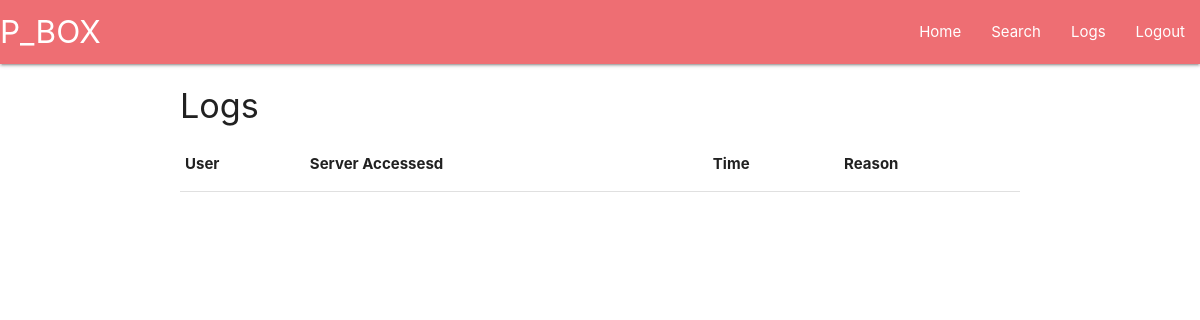
Page /logs/ (signed in) on the earlier database version.
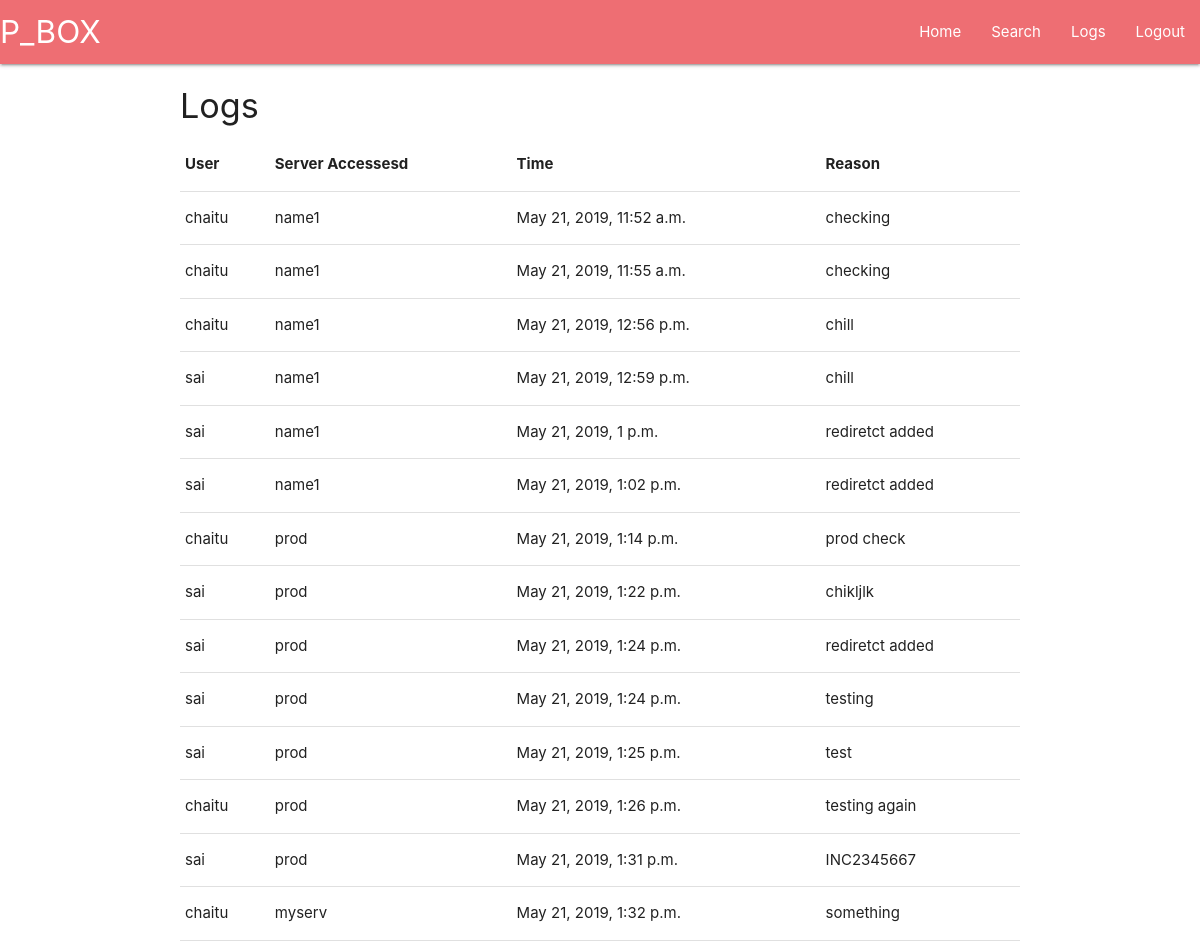
Same page on the later database version.
### main/models.py (models this page shows)
class Logs(models.Model):
    serv_name = models.CharField(max_length=50)
    user_accessed = models.CharField(max_length=50)
    time_of_access = models.DateTimeField(default=timezone.now)
    reason = models.CharField(max_length=50)
    class Meta:
        verbose_name_plural ='ServerDetails'

### main/views.py (the view)
# urls.py: path('logs/', views.view_logs,name="logs"),
@login_required
def view_logs(request):
    logs = Logs.objects.all()
    return render(request, "main/logs.html", {'logs': logs})

### main/templates/main/logs.html
{% extends "main/header.html" %}
{% block content %}
<span class="flow-text"> <h4 > Logs</h4> </span>
    <table class="highlight">
        <thead>
          <tr>
              <th>User</th>
              <th>Server Accessesd</th>
              <th>Time</th>
              <th>Reason</th>
          </tr>
        </thead>
        <tbody>
        {% for log in logs  %}
          <tr>
              <td> {{log.user_accessed}} </td>
              <td>{{log.serv_name}}</td>
              <td>{{log.time_of_access}}</td>
              <td>{{log.reason}}</td>
          </tr>
        {% endfor %}
        </tbody>
    </table>
{% endblock %}

### main/templates/main/header.html (shortened to what this page needs)
<!DOCTYPE html>
<html lang="en">
<head>
    <link rel="stylesheet" href="https://cdnjs.cloudflare.com/ajax/libs/materialize/1.0.0/css/materialize.min.css">
</head>
<body>
{% include "main/includes/navbar.html" %}
    <div class="container">
        {% block content %}
        {% endblock %}
    </div>
</body>
</html>

### main/templates/main/includes/navbar.html
<nav>
    <div class="nav-wrapper">
      <a href="/" class="brand-logo" >  P_BOX </a>
      <ul id="nav-mobile" class="right hide-on-med-and-down">
            {% if user.is_superuser %}
                <li><a href="/">Home</a></li>
                <li><a href="{% url 'main:user_home'%}">Search</a></li>
            {% else %}
                <li><a href="/">Home</a></li>
            {% endif %}
            {% if user.is_superuser %}
                <li><a href="/logs">Logs</a></li>
            {% endif %}
            {% if user.is_authenticated %}
                <li><a href="/logout">Logout</a></li>
            {% else %}
                <li><a href="/login">Login </a></li>
            {% endif %}
      </ul>
    </div>
 </nav>

Differences in the rows shown:
added Logs: user_accessed "chaitu", serv_name "name1", time_of_access "May 21, 2019, 11:52 a.m.", reason "checking"
added Logs: user_accessed "chaitu", serv_name "name1", time_of_access "May 21, 2019, 11:55 a.m.", reason "checking"
added Logs: user_accessed "chaitu", serv_name "name1", time_of_access "May 21, 2019, 12:56 p.m.", reason "chill"
added Logs: user_accessed "sai", serv_name "name1", time_of_access "May 21, 2019, 12:59 p.m.", reason "chill"
added Logs: user_accessed "sai", serv_name "name1", time_of_access "May 21, 2019, 1 p.m.", reason "rediretct added"
added Logs: user_accessed "sai", serv_name "name1", time_of_access "May 21, 2019, 1:02 p.m.", reason "rediretct added"
added Logs: user_accessed "chaitu", serv_name "prod", time_of_access "May 21, 2019, 1:14 p.m.", reason "prod check"
added Logs: user_accessed "sai", serv_name "prod", time_of_access "May 21, 2019, 1:22 p.m.", reason "chikljlk"
added Logs: user_accessed "sai", serv_name "prod", time_of_access "May 21, 2019, 1:24 p.m.", reason "rediretct added"
added Logs: user_accessed "sai", serv_name "prod", time_of_access "May 21, 2019, 1:24 p.m.", reason "testing"
added Logs: user_accessed "sai", serv_name "prod", time_of_access "May 21, 2019, 1:25 p.m.", reason "test"
added Logs: user_accessed "chaitu", serv_name "prod", time_of_access "May 21, 2019, 1:26 p.m.", reason "testing again"
added Logs: user_accessed "sai", serv_name "prod", time_of_access "May 21, 2019, 1:31 p.m.", reason "INC2345667"
added Logs: user_accessed "chaitu", serv_name "myserv", time_of_access "May 21, 2019, 1:32 p.m.", reason "something"
